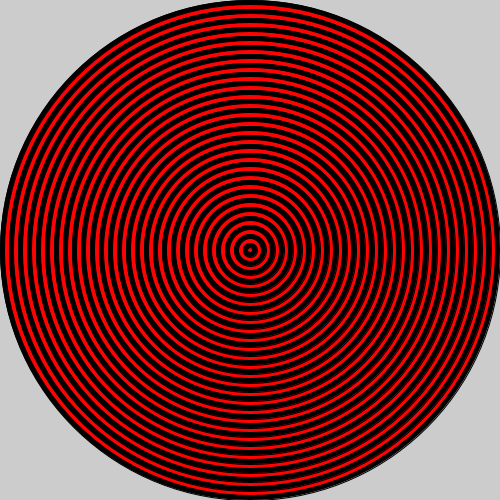
Frame 1 (no input)
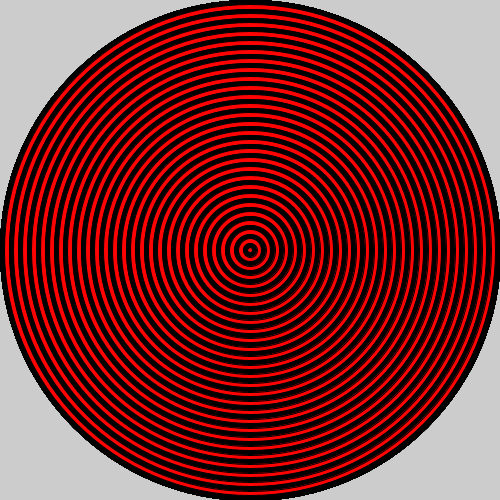
Frame 60 (the mouse pressed at the canvas centre just before this capture)
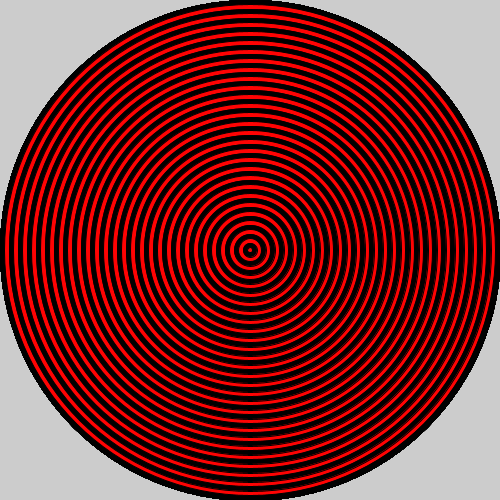
Frame 120 (the mouse held since frame 60 and released just before this capture)

The Processing sketch that drew these frames (run headless with seeded random() and noise(); from frame 60 on, the mouse is pressed at the canvas centre):

// Processing sketch: bullseye
// ── bullseye.pde

void setup() {
 
  // set the size of your sketch
  size(500, 500);
}

void draw() {
  int y = 500;
  //Starting with the largest ellipse, use a for loop to draw a bullseye with ellipses.
  //Use an if statement and modulo to alternate the color of your rings.
  int count;
  for (count = 500; count > 0; count-=9) {
    if ((count % 2) != 0) {
      fill(#FF0303);
      ellipse(250, 250, y, y);
    } else if ((count % 2) == 0) {
      fill(#000000);
      ellipse(250, 250, y, y);
    }
    y-=9;
  }
  
}
